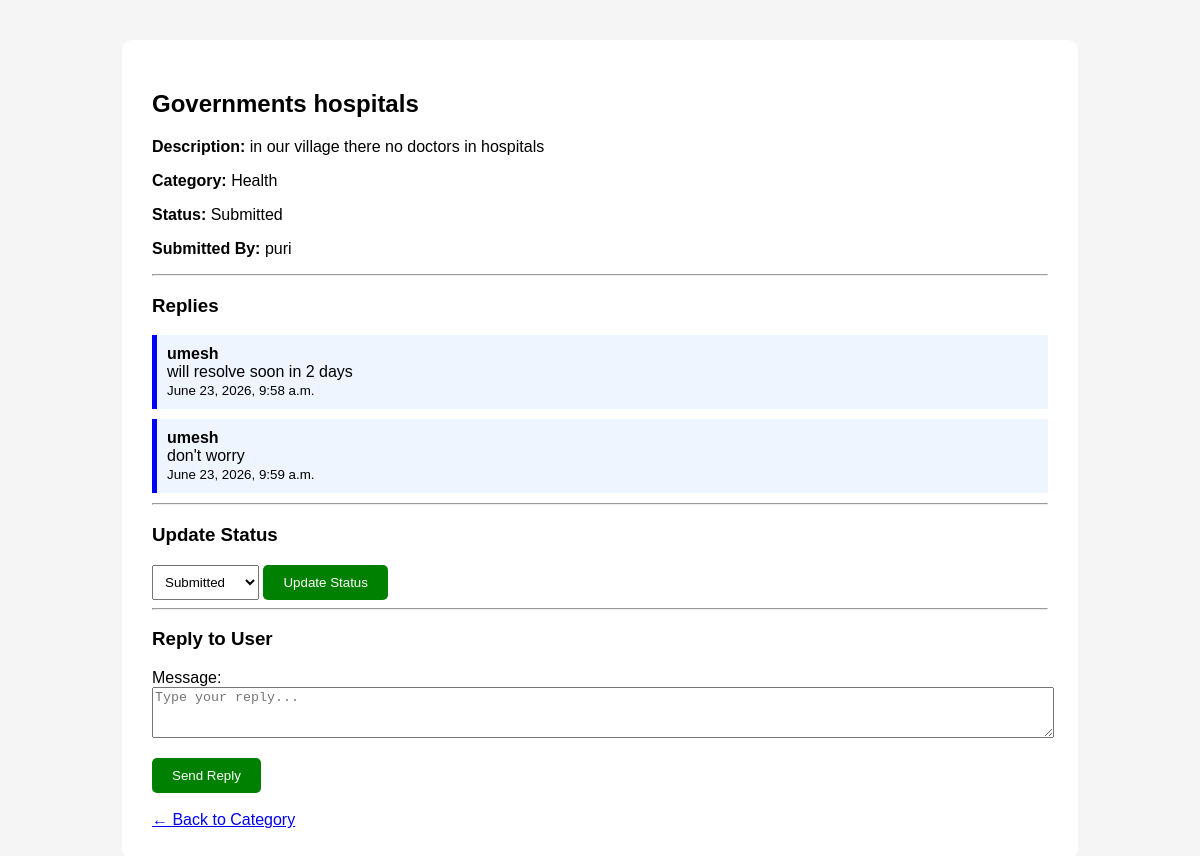
Screenshot of /issue/10/ (signed in) with the database file from the repository.
### reports/models.py (models this page shows, shortened)
class Issue(models.Model):
    CATEGORY_CHOICES = [
        ('road', 'Road'),
        ('education', 'Education'),
        ('water', 'Water'),
        ('health', 'Health'),
        ('other', 'Other'),
    ]
    STATUS_CHOICES = [
        ('submitted', 'Submitted'),
        ('in_progress', 'In Progress'),
        ('resolved', 'Resolved'),
    ]
    title = models.CharField(max_length=200)
    description = models.TextField()
    photo = models.ImageField(upload_to='issues/', blank=True, null=True)
    category = models.CharField(max_length=50, choices=CATEGORY_CHOICES)
    custom_category = models.CharField(
        max_length=100,
        blank=True,
        null=True
    )
    status = models.CharField(
        max_length=50,
        choices=STATUS_CHOICES,
        default='submitted'
    )
    created_at = models.DateTimeField(auto_now_add=True)
    submitted_by = models.ForeignKey(
        User,
        on_delete=models.CASCADE
    )
    department = models.ForeignKey(
        Department,
        on_delete=models.SET_NULL,
        null=True,
        blank=True
    )

class Reply(models.Model):
    issue = models.ForeignKey(
        Issue,
        on_delete=models.CASCADE,
        related_name="replies"
    )
    author = models.ForeignKey(
        User,
        on_delete=models.CASCADE
    )
    message = models.TextField()
    created_at = models.DateTimeField(auto_now_add=True)
    is_admin_reply = models.BooleanField(default=True)

### reports/views.py (the view, shortened to what this page needs)
@login_required
def issue_detail(request, issue_id):
    issue = get_object_or_404(Issue, id=issue_id)
    if request.user.is_superuser:
        form = ReplyForm()
    else:
        form = None
    return render(
        request,
        "reports/issue_detail.html",
        {
            "issue": issue,
            "form": form
        }
    )

### reports/forms.py
class ReplyForm(forms.ModelForm):
    class Meta:
        model = Reply
        fields = ['message']
        widgets = {
            'message': forms.Textarea(
                attrs={
                    'rows': 3,
                    'class': 'form-control',
                    'placeholder': 'Type your reply...'
                }
            )
        }

### templates/reports/issue_detail.html (shortened to what this page needs)
{% load static %}
<!DOCTYPE html>
<html>
<head>
</head>
<body>
<div class="container">
<h2>{{ issue.title }}</h2>
<p><b>Description:</b> {{ issue.description }}</p>
<p><b>Category:</b> {{ issue.get_category_display }}</p>
<p><b>Status:</b> {{ issue.get_status_display }}</p>
<p><b>Submitted By:</b> {{ issue.submitted_by.username }}</p>
<hr>
<h3>Replies</h3>
{% for reply in issue.replies.all %}
<div class="reply">
<b>{{ reply.author.username }}</b>
<br>
{{ reply.message }}
<br>
<small>{{ reply.created_at }}</small>
</div>
{% empty %}
<p>No replies yet.</p>
{% endfor %}
{% if request.user.is_superuser %}
<hr>
<h3>Update Status</h3>
<form method="POST">
<select name="status">
{% for value,name in issue.STATUS_CHOICES %}
<option value="{{ value }}"
{% if issue.status == value %}
selected
{% endif %}
>
{{ name }}
</option>
{% endfor %}
</select>
<button type="submit">
Update Status
</button>
</form>
<hr>
<h3>Reply to User</h3>
<form method="POST">
{{ form.as_p }}
<button type="submit">
Send Reply
</button>
</form>
{% endif %}
<br>
<a href="{% url 'issues_by_category' issue.category %}">
← Back to Category
</a>
</div>
</body>
</html>

### templates/reports/issue_detail.html (style rules this page uses)
body { font-family:Arial; background:#f5f5f5; margin:40px; }
.container { width:80%; margin:auto; background:white; padding:30px; border-radius:10px; }
.reply { background:#eef5ff; padding:10px; margin:10px 0; border-left:5px solid blue; }
textarea { width:100%; }
button { padding:10px 20px; background:green; color:white; border:none; border-radius:5px; cursor:pointer; }
select { padding:8px; }

### rows the page displays
Issue: title "Governments hospitals", description "in our village there no doctors in hospitals", category "Health", status "Submitted", submitted_by.username "puri"
Reply: author.username "umesh", message "will resolve soon in 2 days", created_at "June 23, 2026, 9:58 a.m."
Reply: author.username "umesh", message "don't worry", created_at "June 23, 2026, 9:59 a.m."
